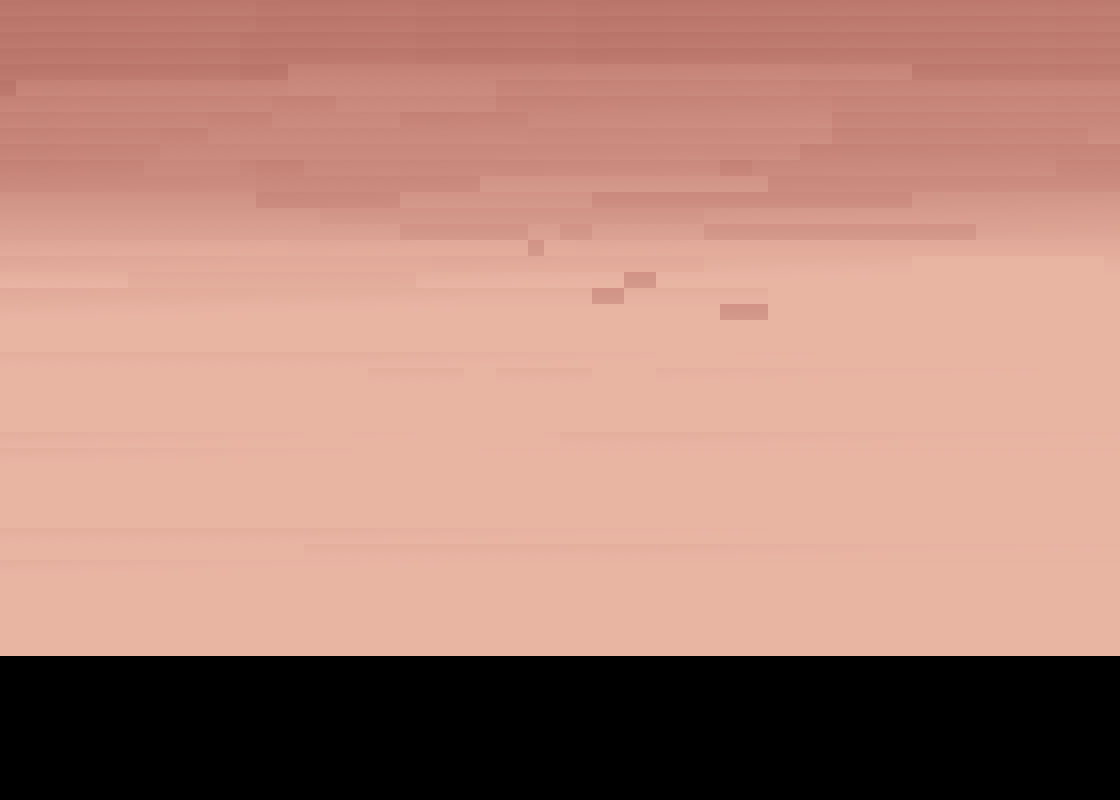

A 2D game scene composited from a Tiled map and its tileset images. What follows is a short description and the map's XML, with each tile layer's data collapsed to a summary:
An orthogonal 70x50 tile map with 16x16 px tiles, 1 tile layer (Tile Layer 1).

<map version="1.5" tiledversion="1.6.0" orientation="orthogonal" renderorder="right-down" width="70" height="50" tilewidth="16" tileheight="16" infinite="0" nextlayerid="2" nextobjectid="1">
 <tileset firstgid="1" name="bg-1" tilewidth="16" tileheight="16" tilecount="480" columns="30">
  <image source="EnviroPack02/Sky.png" trans="ff00ff" width="480" height="270" />
 </tileset>
 <layer id="1" name="Tile Layer 1" width="70" height="50">
  <data>[3500 cells, 2870 non-empty, 346 distinct tile ids]</data>
 </layer>
</map>
